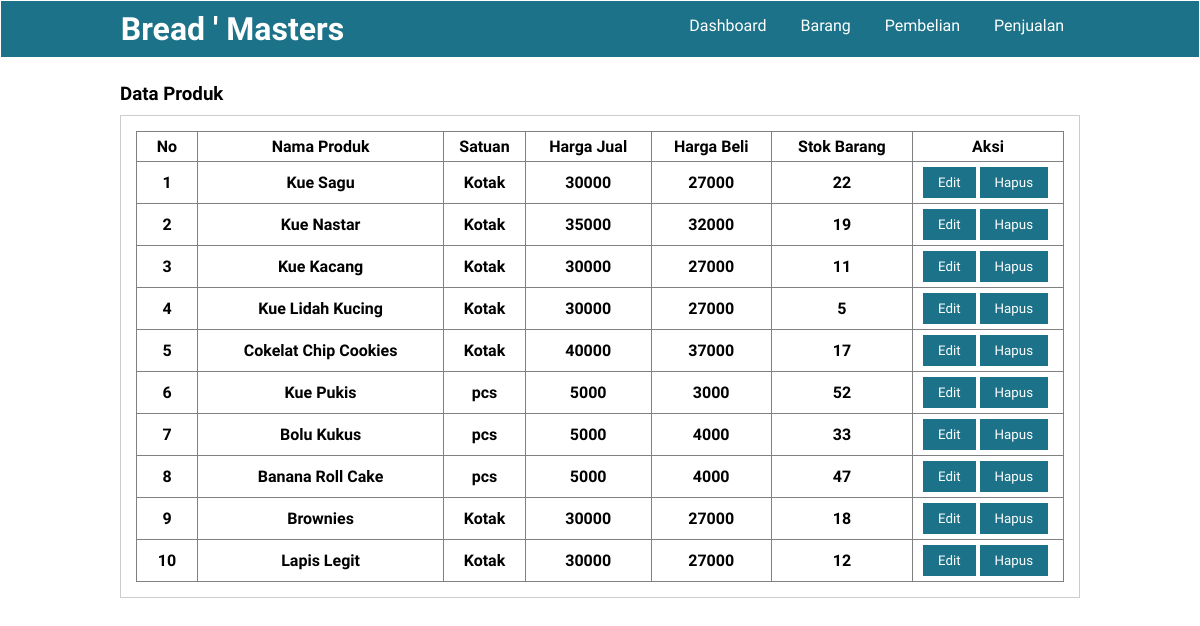
Page /user/data_barang.php (signed in) on the earlier database version.
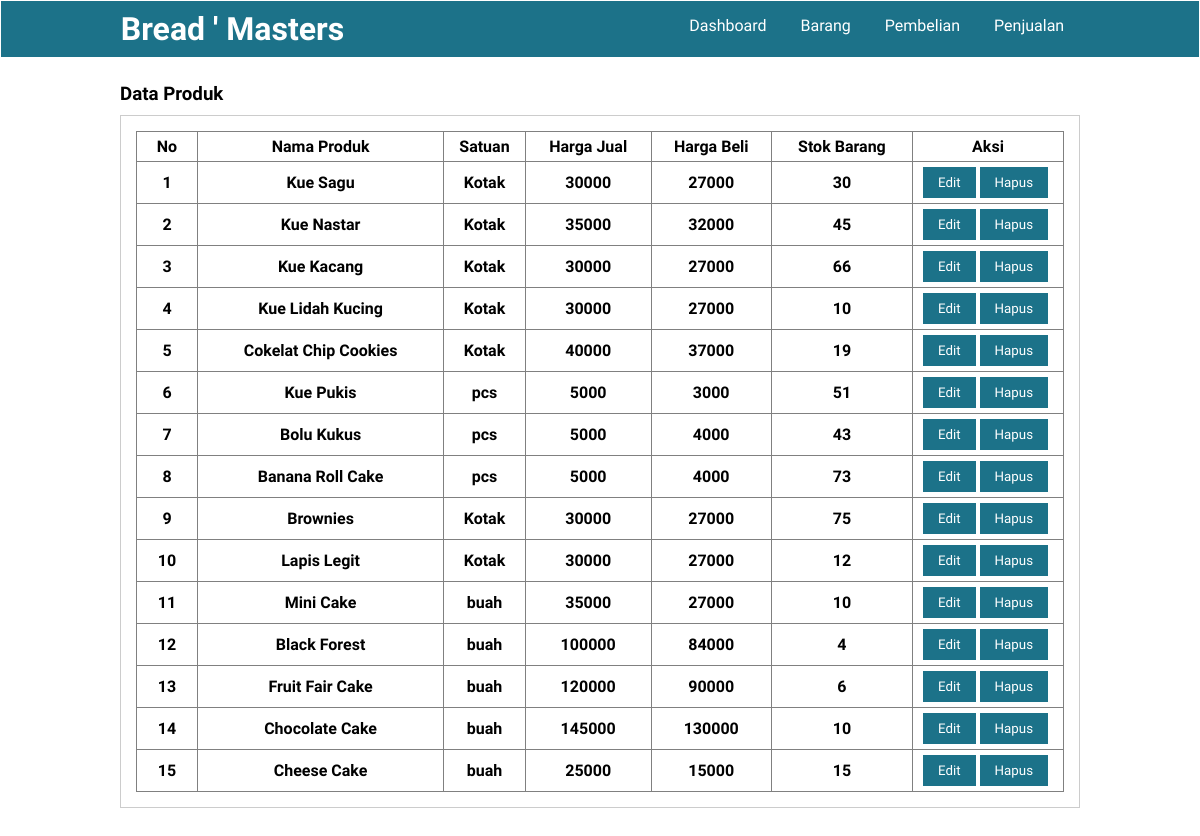
Same page on the later database version.
### tables this page shows
CREATE TABLE `produk` (
  `id_produk` int(11) NOT NULL,
  `id_toko` int(11) NOT NULL,
  `nama_produk` varchar(100) NOT NULL,
  `id_kategori` int(11) NOT NULL,
  `satuan` varchar(50) NOT NULL,
  `harga_beli` int(11) NOT NULL,
  `harga_jual` int(11) NOT NULL,
  `stok` varchar(225) NOT NULL,
  `created_at` timestamp NOT NULL DEFAULT current_timestamp() ON UPDATE current_timestamp()
);

### user/data_barang.php (the view, shortened to what this page needs)
<?php
    include "koneksi.php";
    $query = mysqli_query($conn,'SELECT * FROM produk');
?>
<!DOCTYPE html>
<html lang="en">
<head>
    <link rel="stylesheet" href="dekorasi.css">
</head>
<body>
    <header>
        <div class="container">
        <h1><a href="index.php">Bread ' Masters</a></h1>
        <ul>
            <li><a href="index.php">Dashboard</a></li>
            <li><a href="data_barang.php">Barang</a></li>
            <li><a href="pembelian.php">Pembelian</a></li>
            <li><a href="penjualan.php">Penjualan</a></li>
        </ul>
        </div>
    </header>
    <div class="section">
        <div class="container">
            <h3>Data Produk</h3>
            <div class="box">
                <table border="1" cellspacing="0" class="table">
                    <thead>
                        <tr>
                            <th width="60px">No</th>
                            <th>Nama Produk</th>
                            <th>Satuan</th>
                            <th>Harga Jual</th>
                            <th>Harga Beli</th>
                            <th>Stok Barang</th>
                            <th width="150px">Aksi</th>
                        </tr>
                    </thead>
                    <tbody>
                    <?php
                    $no = 1;
                    while($data_barang = mysqli_fetch_assoc($query)):?>
                        <tr>
                        <th><?php echo $no++ ?></th>
                        <th><?php echo $data_barang["nama_produk"] ?></th>
                        <th><?php echo $data_barang["satuan"] ?></th>
                        <th><?php echo $data_barang["harga_jual"] ?></th>
                        <th><?php echo $data_barang["harga_beli"] ?></th>
                        <th><?php echo $data_barang["stok"]?></th>
                        <td>
                                <a href="./proses/edit_barang.php?id_produk=<?php echo $data_barang['id_produk'] ?>"><button class="btn btn-primary">Edit</button></a>
                                <a href="./proses/hapus_barang.php?id=<?php echo $data_barang['id_produk'] ?>" onclick="return confirm('Anda yakin ingin menghapus data ini??')"><button class="btn btn-primary">Hapus</button></a>
                            </td>
                        </tr>
                    <?php endwhile ?>
</tbody>
</body>
</html>

Differences in the rows shown:
changed produk "Kue Sagu": stok "22" → "30"
changed produk "Kue Nastar": stok "19" → "45"
changed produk "Kue Kacang": stok "11" → "66"
changed produk "Kue Lidah Kucing": stok "5" → "10"
changed produk "Cokelat Chip Cookies": stok "17" → "19"
changed produk "Kue Pukis": stok "52" → "51"
changed produk "Bolu Kukus": stok "33" → "43"
changed produk "Banana Roll Cake": stok "47" → "73"
changed produk "Brownies": stok "18" → "75"
added produk: nama_produk "Mini Cake", satuan "buah", harga_jual "35000", harga_beli "27000", stok "10"
added produk: nama_produk "Black Forest", satuan "buah", harga_jual "100000", harga_beli "84000", stok "4"
added produk: nama_produk "Fruit Fair Cake", satuan "buah", harga_jual "120000", harga_beli "90000", stok "6"
added produk: nama_produk "Chocolate Cake", satuan "buah", harga_jual "145000", harga_beli "130000", stok "10"
added produk: nama_produk "Cheese Cake", satuan "buah", harga_jual "25000", harga_beli "15000", stok "15"
